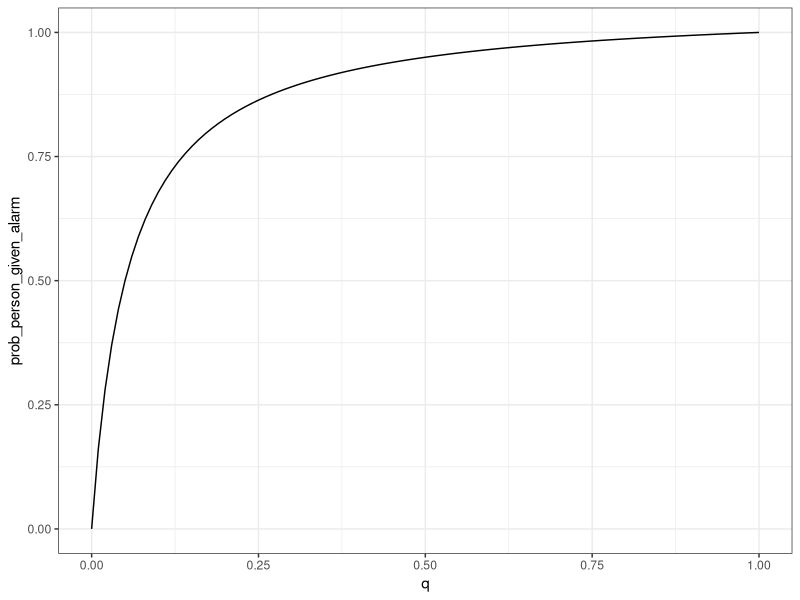
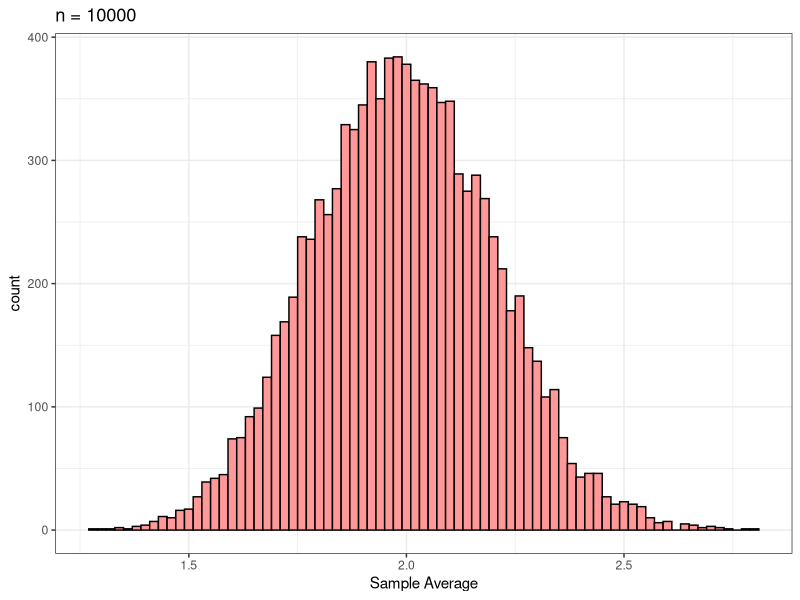
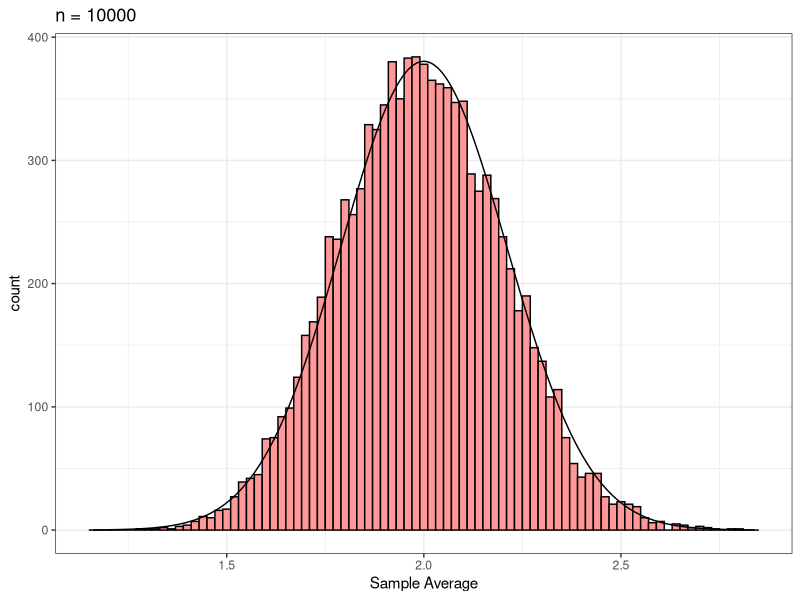
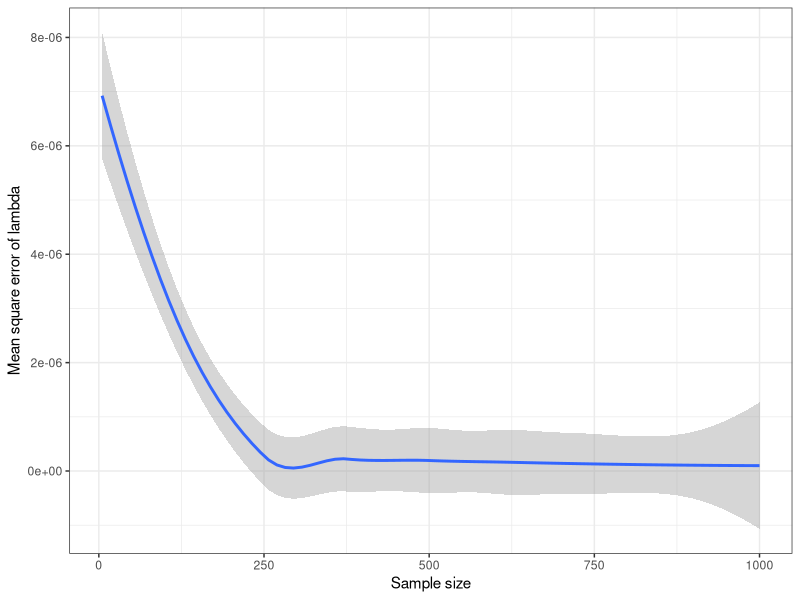

These charts were generated, in order, by the following R code:
## ---- chunk 1
knitr::opts_chunk$set(echo = TRUE)
library(tidyverse)
## ---- chunk 2
c_prob_person_given_alarm <- function (p0,p1,q){
  prob_person_given_alarm <- (p1*q)/(p1*q+p0*(1-q))
  return(prob_person_given_alarm)
}
## ---- chunk 3
c_prob_person_given_alarm(p0=0.05,p1=0.95,q=0.1)
## ---- chunk 4
p0=0.05
p1=0.95
inc = 0.01
prob_by_q <- data.frame(q=seq(0,1,inc))%>%
                    mutate(prob = map_dbl(.x=q,~c_prob_person_given_alarm(p0,p1,.x)))
prob_by_q%>% ggplot(aes(x=q,y=prob))+geom_line()+theme_bw() + xlab("q") + ylab("prob_person_given_alarm")
## ---- chunk 5
sample_X_0125 <- function (alpha,beta,gamma,n){
  sample_X <- data.frame(U=runif(n))%>%
    mutate(X=case_when(
      (0<=U)&(U<alpha)~1,
      (alpha<=U)&(U<alpha+beta)~2,
      (alpha+beta<=U)&(U<alpha+beta+gamma)~5,
      (alpha+beta+gamma<=U)&(U<=1)~0))%>%
    pull(X)
  return(sample_X)
}
## ---- chunk 6
set.seed(0)
alpha <- 0.1
beta <- 0.2
gamma <- 0.3
n <- 100000
simulation_study_1 <- sample_X_0125(alpha,beta,gamma,n)
sample_mean <- mean(simulation_study_1)
sample_mean
sample_variance <- var(simulation_study_1)
sample_variance
## ---- chunk 7
expectation_random_variable <- alpha+2*beta+5*gamma
expectation_random_variable
population_variance <- alpha+4*beta+25*gamma-alpha^2-4*beta^2-25*gamma^2-4*alpha*beta-10*alpha*gamma-20*beta*gamma
population_variance
## ---- chunk 8
set.seed(0)
n <- 100
trial_num <- 10000
simulation_study_2 <- data.frame(trial_index = seq(1,trial_num,1))%>%
  mutate(sample = map(.x=trial_index, .f=~sample_X_0125(alpha,beta,gamma,n)))%>%
  mutate(sample_mean = map_dbl(.x= sample,.f=~mean(.x)))
## ---- chunk 9
plot_sample_mean_by_count<-simulation_study_2 %>% 
  ggplot(aes(x=sample_mean)) + 
  geom_histogram(binwidth=0.02,fill="#FF9999",colour="black")+
  labs(title = "n = 10000",x="Sample Average", y="count")+
  theme_bw() 
plot_sample_mean_by_count

## ---- chunk 10
expectation_sample_mean_in_simulation <- mean(simulation_study_2$sample_mean)%>%round(4)
expectation_sample_mean_in_simulation
variance_sample_mean_in_simulation <- var(simulation_study_2$sample_mean)%>%round(4)
variance_sample_mean_in_simulation
## ---- chunk 11
##let's define what mu value and sigma value are.

mu <- alpha+2*beta+5*gamma
sigma <- sqrt((alpha+4*beta+25*gamma-alpha^2-4*beta^2-25*gamma^2-4*alpha*beta-10*alpha*gamma-20*beta*gamma)/n)
x_start<- mu - 4*sigma
x_end <- mu + 4*sigma
inc <- 0.0001
gaussian_df <- data.frame(x=seq(x_start,x_end,inc))%>%
  mutate(pdf=map_dbl(.x=x,~dnorm(x=.x,mean=mu,sd=sigma)))
plot_sample_mean_by_count+geom_line(data = gaussian_df, aes(x,y=pdf*200))
## ---- chunk 12
set.seed(5)
num_trials_per_sample_size <- 100
min_sample_size <-5
max_sample_size <-1000
sample_size_inc <- 5
lambda_0 <- 0.01

exponential_simulation_df <- crossing(trial=seq(num_trials_per_sample_size),
                                      sample_size=seq(min_sample_size,max_sample_size,sample_size_inc))%>%
  mutate(simulation=pmap(.l=list(trial,sample_size),
                         .f=~rexp(.y,rate=lambda_0)))%>%
  mutate(lambda_MLE = map_dbl(.x=simulation,.f=~1/mean(.x)))%>%
  group_by(sample_size)%>%
  summarise(msq_error_lambda = mean((lambda_MLE-lambda_0)^2))

exponential_simulation_df%>%
  ggplot(aes(x=sample_size,y=msq_error_lambda))+
  geom_smooth(method ='loess',formula='y ~ x')+
  theme_bw()+xlab("Sample size")+
  ylab("Mean square error of lambda")

## ---- chunk 13
data <- read.csv("bird_data_EMATM0061.csv", header = TRUE)
bird_arrival_time_differences <- diff(data$Time)
lambda_MLE_bird = 1/mean(bird_arrival_time_differences)
lambda_MLE_bird
## ---- chunk 14
confidence_level <- 0.95
alpha <- 1-confidence_level
z_alpha <- qnorm(1-alpha/2)
n <- length(bird_arrival_time_differences)
sample_mean <- mean(bird_arrival_time_differences)
ci_l<-(1/sample_mean)*(1-z_alpha/sqrt(n))
ci_u<-(1/sample_mean)*(1+z_alpha/sqrt(n))
c(ci_l,ci_u)
